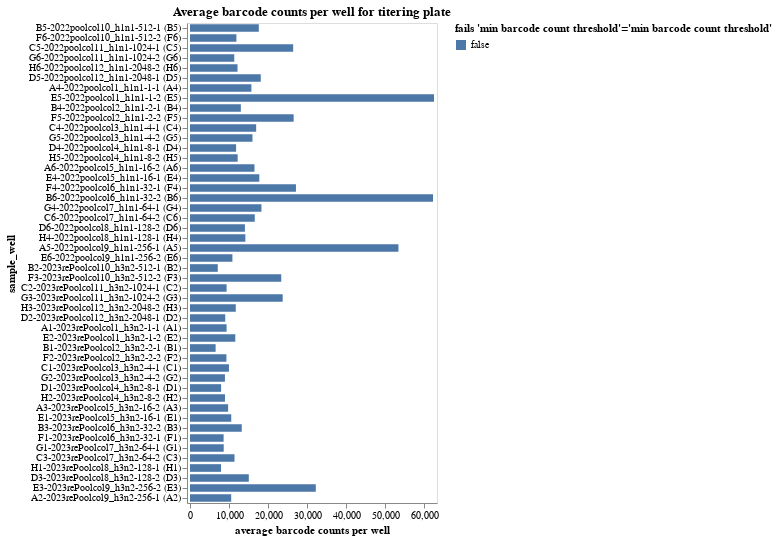

The notebook cell saved with this chart:
### Markdown cell above
Plot average counts per barcode.
If a sample has inadequate barcode counts, it may not have good enough statistics for accurate analysis, and a QC-threshold is applied:

### Code cell
avg_barcode_counts = (
    counts.groupby(
        ["well", "sample_well"],
        dropna=False,
        as_index=False,
    )
    .aggregate(avg_count=pd.NamedAgg("count", "mean"))
    .assign(
        fails_qc=lambda x: (
            x["avg_count"] < 500
        ),
    )
)

avg_barcode_counts_chart = (
    alt.Chart(avg_barcode_counts)
    .encode(
        alt.X(
            "avg_count",
            title="average barcode counts per well",
            scale=alt.Scale(nice=False, padding=3),
        ),
        alt.Y("sample_well", sort=sample_wells),
        alt.Color(
            "fails_qc",
            title=f"fails {'min barcode count threshold'=}",
            legend=alt.Legend(titleLimit=500),
        ),
        tooltip=[
            alt.Tooltip(c, format=".3g") if avg_barcode_counts[c].dtype == float else c
            for c in avg_barcode_counts.columns
        ],
    )
    .mark_bar(height={"band": 0.85})
    .properties(
        height=alt.Step(10),
        width=250,
        title=f"Average barcode counts per well for titering plate",
    )
    .configure_axis(grid=False)
)

display(avg_barcode_counts_chart)

# drop wells failing QC
avg_barcode_counts_per_well_drops = list(avg_barcode_counts.query("fails_qc")["well"])

### Figure 1 — Vega-Lite specification as saved in the notebook (floating-point values rounded to 4 significant figures; data arrays with more than 128 entries replaced by an {"elided": "..."} marker saying what was removed)
{"config": {"view": {"continuousWidth": 300, "continuousHeight": 300}, "axis": {"grid": false}}, "data": {"name": "data-8a5588037a07a15349cdd8eb68dd7689"}, "mark": {"type": "bar", "height": {"band": 0.85}}, "encoding": {"color": {"field": "fails_qc", "legend": {"titleLimit": 500}, "title": "fails 'min barcode count threshold'='min barcode count threshold'", "type": "nominal"}, "tooltip": [{"field": "well", "type": "nominal"}, {"field": "sample_well", "type": "nominal"}, {"field": "avg_count", "format": ".3g", "type": "quantitative"}, {"field": "fails_qc", "type": "nominal"}], "x": {"field": "avg_count", "scale": {"nice": false, "padding": 3}, "title": "average barcode counts per well", "type": "quantitative"}, "y": {"field": "sample_well", "sort": {"elided": "192 str values"}, "type": "nominal"}}, "height": {"step": 10}, "title": "Average barcode counts per well for titering plate", "width": 250, "$schema": "https://vega.github.io/schema/vega-lite/v5.16.3.json", "datasets": {"data-8a5588037a07a15349cdd8eb68dd7689": [{"well": "A1", "sample_well": "A1-2023rePoolcol1_h3n2-1-1 (A1)", "avg_count": 9375.0, "fails_qc": false}, {"well": "A2", "sample_well": "A2-2023rePoolcol9_h3n2-256-1 (A2)", "avg_count": 10550.0, "fails_qc": false}, {"well": "A3", "sample_well": "A3-2023rePoolcol5_h3n2-16-2 (A3)", "avg_count": 9771.0, "fails_qc": false}, {"well": "A4", "sample_well": "A4-2022poolcol1_h1n1-1-1 (A4)", "avg_count": 15730.0, "fails_qc": false}, {"well": "A5", "sample_well": "A5-2022poolcol9_h1n1-256-1 (A5)", "avg_count": 53410.0, "fails_qc": false}, {"well": "A6", "sample_well": "A6-2022poolcol5_h1n1-16-2 (A6)", "avg_count": 16520.0, "fails_qc": false}, {"well": "B1", "sample_well": "B1-2023rePoolcol2_h3n2-2-1 (B1)", "avg_count": 6562.0, "fails_qc": false}, {"well": "B2", "sample_well": "B2-2023rePoolcol10_h3n2-512-1 (B2)", "avg_count": 7116.0, "fails_qc": false}, {"well": "B3", "sample_well": "B3-2023rePoolcol6_h3n2-32-2 (B3)", "avg_count": 13260.0, "fails_qc": false}, {"well": "B4", "sample_well": "B4-2022poolcol2_h1n1-2-1 (B4)", "avg_count": 13030.0, "fails_qc": false}, {"well": "B5", "sample_well": "B5-2022poolcol10_h1n1-512-1 (B5)", "avg_count": 17630.0, "fails_qc": false}, {"well": "B6", "sample_well": "B6-2022poolcol6_h1n1-32-2 (B6)", "avg_count": 62270.0, "fails_qc": false}, {"well": "C1", "sample_well": "C1-2023rePoolcol3_h3n2-4-1 (C1)", "avg_count": 9978.0, "fails_qc": false}, {"well": "C2", "sample_well": "C2-2023rePoolcol11_h3n2-1024-1 (C2)", "avg_count": 9376.0, "fails_qc": false}, {"well": "C3", "sample_well": "C3-2023rePoolcol7_h3n2-64-2 (C3)", "avg_count": 11410.0, "fails_qc": false}, {"well": "C4", "sample_well": "C4-2022poolcol3_h1n1-4-1 (C4)", "avg_count": 16950.0, "fails_qc": false}, {"well": "C5", "sample_well": "C5-2022poolcol11_h1n1-1024-1 (C5)", "avg_count": 26430.0, "fails_qc": false}, {"well": "C6", "sample_well": "C6-2022poolcol7_h1n1-64-2 (C6)", "avg_count": 16600.0, "fails_qc": false}, {"well": "D1", "sample_well": "D1-2023rePoolcol4_h3n2-8-1 (D1)", "avg_count": 7964.0, "fails_qc": false}, {"well": "D2", "sample_well": "D2-2023rePoolcol12_h3n2-2048-1 (D2)", "avg_count": 9027.0, "fails_qc": false}, {"well": "D3", "sample_well": "D3-2023rePoolcol8_h3n2-128-2 (D3)", "avg_count": 15070.0, "fails_qc": false}, {"well": "D4", "sample_well": "D4-2022poolcol4_h1n1-8-1 (D4)", "avg_count": 11810.0, "fails_qc": false}, {"well": "D5", "sample_well": "D5-2022poolcol12_h1n1-2048-1 (D5)", "avg_count": 18130.0, "fails_qc": false}, {"well": "D6", "sample_well": "D6-2022poolcol8_h1n1-128-2 (D6)", "avg_count": 14070.0, "fails_qc": false}, {"well": "E1", "sample_well": "E1-2023rePoolcol5_h3n2-16-1 (E1)", "avg_count": 10570.0, "fails_qc": false}, {"well": "E2", "sample_well": "E2-2023rePoolcol1_h3n2-1-2 (E2)", "avg_count": 11600.0, "fails_qc": false}, {"well": "E3", "sample_well": "E3-2023rePoolcol9_h3n2-256-2 (E3)", "avg_count": 32240.0, "fails_qc": false}, {"well": "E4", "sample_well": "E4-2022poolcol5_h1n1-16-1 (E4)", "avg_count": 17760.0, "fails_qc": false}, {"well": "E5", "sample_well": "E5-2022poolcol1_h1n1-1-2 (E5)", "avg_count": 62520.0, "fails_qc": false}, {"well": "E6", "sample_well": "E6-2022poolcol9_h1n1-256-2 (E6)", "avg_count": 10870.0, "fails_qc": false}, {"well": "F1", "sample_well": "F1-2023rePoolcol6_h3n2-32-1 (F1)", "avg_count": 8612.0, "fails_qc": false}, {"well": "F2", "sample_well": "F2-2023rePoolcol2_h3n2-2-2 (F2)", "avg_count": 9333.0, "fails_qc": false}, {"well": "F3", "sample_well": "F3-2023rePoolcol10_h3n2-512-2 (F3)", "avg_count": 23380.0, "fails_qc": false}, {"well": "F4", "sample_well": "F4-2022poolcol6_h1n1-32-1 (F4)", "avg_count": 27150.0, "fails_qc": false}, {"well": "F5", "sample_well": "F5-2022poolcol2_h1n1-2-2 (F5)", "avg_count": 26560.0, "fails_qc": false}, {"well": "F6", "sample_well": "F6-2022poolcol10_h1n1-512-2 (F6)", "avg_count": 11890.0, "fails_qc": false}, {"well": "G1", "sample_well": "G1-2023rePoolcol7_h3n2-64-1 (G1)", "avg_count": 8640.0, "fails_qc": false}, {"well": "G2", "sample_well": "G2-2023rePoolcol3_h3n2-4-2 (G2)", "avg_count": 8948.0, "fails_qc": false}, {"well": "G3", "sample_well": "G3-2023rePoolcol11_h3n2-1024-2 (G3)", "avg_count": 23750.0, "fails_qc": false}, {"well": "G4", "sample_well": "G4-2022poolcol7_h1n1-64-1 (G4)", "avg_count": 18310.0, "fails_qc": false}, {"well": "G5", "sample_well": "G5-2022poolcol3_h1n1-4-2 (G5)", "avg_count": 16010.0, "fails_qc": false}, {"well": "G6", "sample_well": "G6-2022poolcol11_h1n1-1024-2 (G6)", "avg_count": 11340.0, "fails_qc": false}, {"well": "H1", "sample_well": "H1-2023rePoolcol8_h3n2-128-1 (H1)", "avg_count": 7951.0, "fails_qc": false}, {"well": "H2", "sample_well": "H2-2023rePoolcol4_h3n2-8-2 (H2)", "avg_count": 8961.0, "fails_qc": false}, {"well": "H3", "sample_well": "H3-2023rePoolcol12_h3n2-2048-2 (H3)", "avg_count": 11730.0, "fails_qc": false}, {"well": "H4", "sample_well": "H4-2022poolcol8_h1n1-128-1 (H4)", "avg_count": 14180.0, "fails_qc": false}, {"well": "H5", "sample_well": "H5-2022poolcol4_h1n1-8-2 (H5)", "avg_count": 12210.0, "fails_qc": false}, {"well": "H6", "sample_well": "H6-2022poolcol12_h1n1-2048-2 (H6)", "avg_count": 12180.0, "fails_qc": false}]}}
